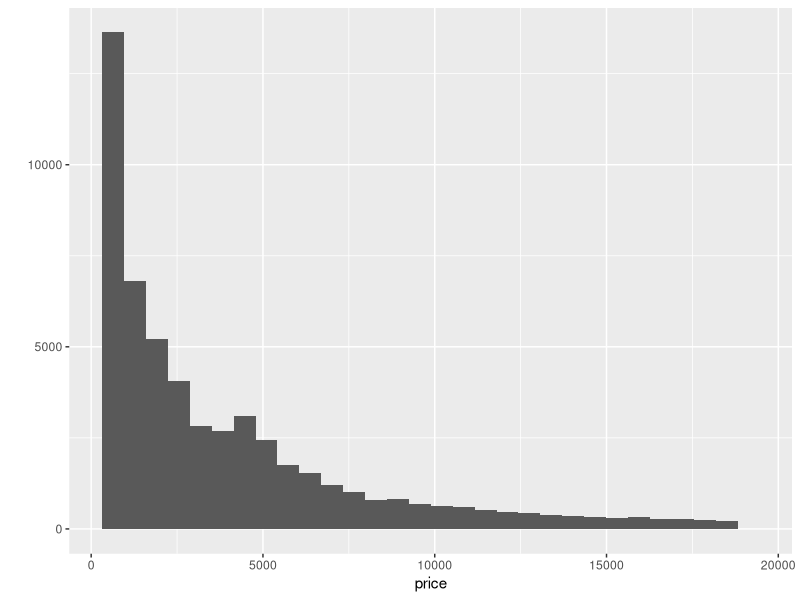
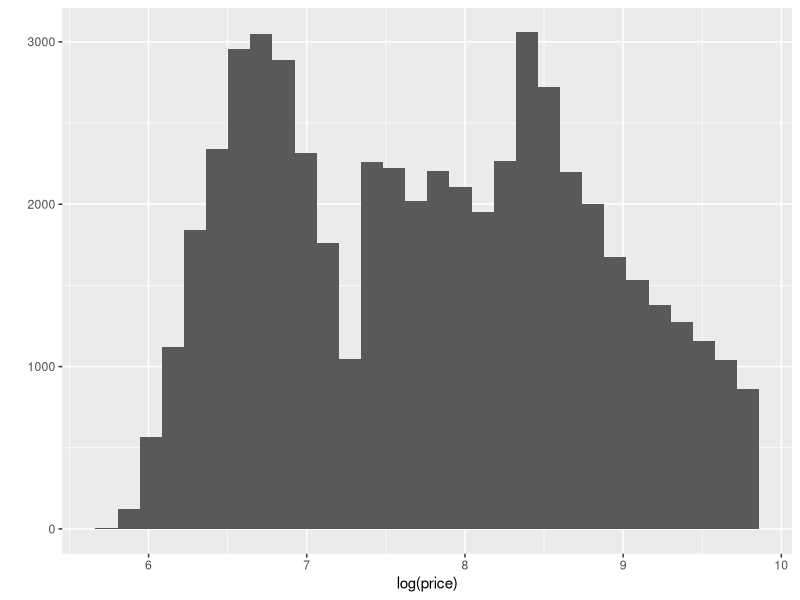
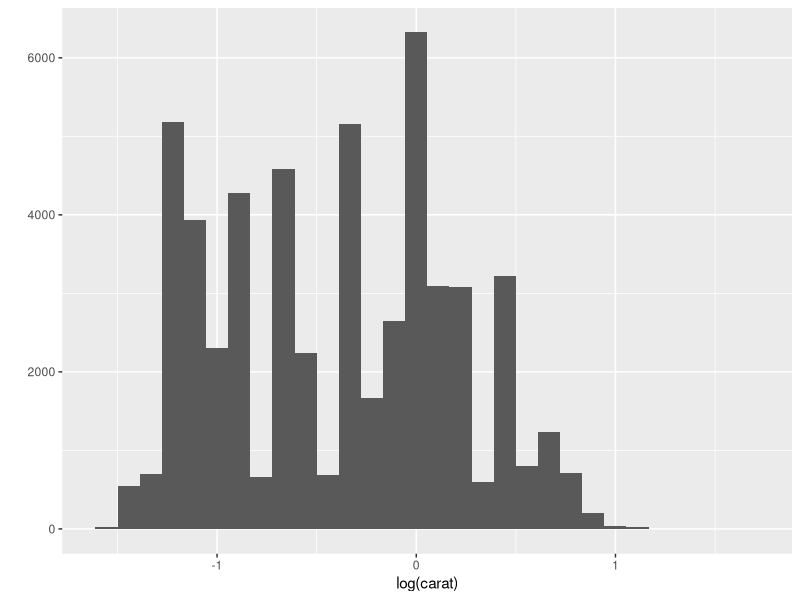
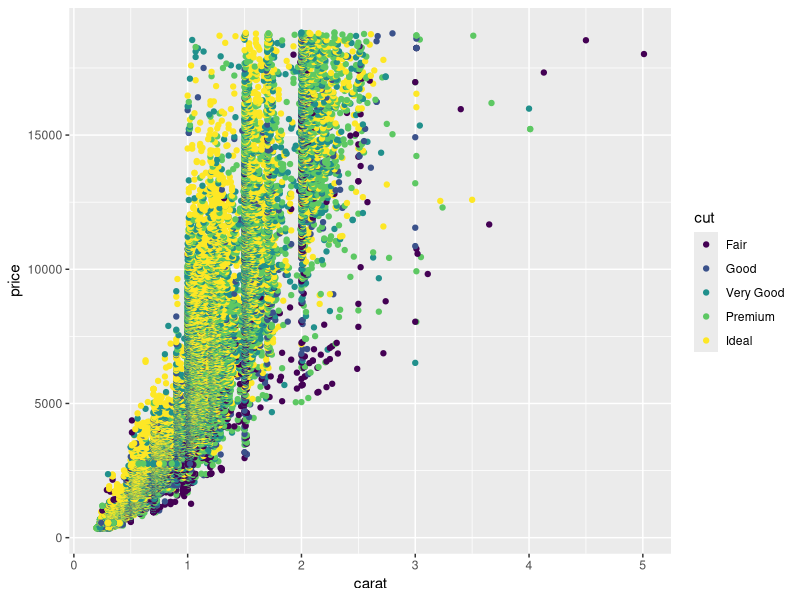

Reproduce these figures in R, in order.
# exer 1
# Z ~ N(0,1)
# a) P(Z > 0.7)
# cumulative distribution function
# F(t) = P(Z < t) = pnorm(t)
1 - pnorm(0.7)
# b) P(0.7 < Z < 0.9)
pnorm(0.9) - pnorm(0.7)
# c) c? P(Z > c) = 0.97
qnorm(0.03)
qnorm(1 - 0.97)
# d) d? P(-d < Z < d) = 0.90
qnorm(0.95)
- qnorm(0.05)

# exer 2
# Z ~ N(1,4), so mean = 1, and standard deviation /sd/ = 2
# a) P(Z > 0.7)
# cumulative distribution function
# F(t) = P(Z < t) = pnorm(t)
1 - pnorm(0.7, mean = 1, sd = 2)
# b) P(0.7 < Z < 0.9)
pnorm(0.9, mean = 1, sd = 2) - pnorm(0.7, mean = 1, sd = 2)
# c) c? P(Z > c) = 0.97
qnorm(0.03, mean = 1, sd = 2)

library(tidyverse) # attach the package tidyverse
# if error (no package called)
# then Tools - Install packages - tidyverse - OK

head(diamonds)
?diamonds
glimpse(diamonds)

qplot(data = diamonds, x = price)
qplot(data = diamonds, x = log(price))

qplot(data = diamonds, x = log(carat))
qplot(data = diamonds, x = carat, 
      y = price, color = cut)

# sample mean of price
mean(diamonds$price)
mu_hat = mean(diamonds$price)
# sample standard deviation
sd(diamonds$price)
sigma_hat = sd(diamonds$price)
# number of rows = number of observations
n = nrow(diamonds)
n
# se(mu_hat)
se_mu_hat = sigma_hat / sqrt(n)
# for 90% Confidence Interval:
z_crit = 1.65
left_ci = mu_hat - z_crit * se_mu_hat
right_ci = mu_hat + z_crit * se_mu_hat
left_ci
right_ci

# create a new variable in the table
d2 = mutate(diamonds, ln_price = log(price))
glimpse(d2)

# filter observations
d3 = filter(d2, price < mean(price))
glimpse(d3)
